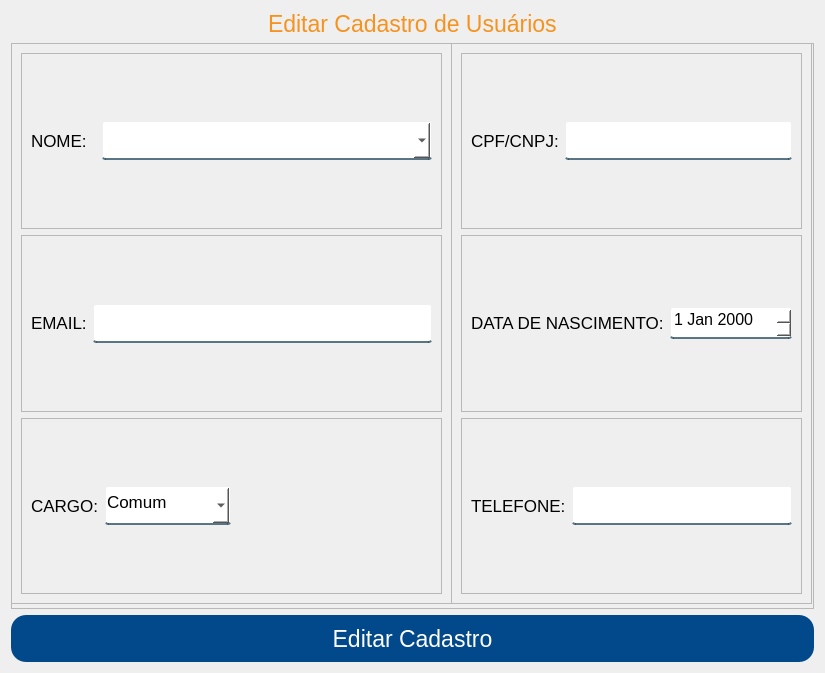
<?xml version="1.0" encoding="UTF-8"?>
<ui version="4.0">
 <class>Form</class>
 <widget class="QWidget" name="Form">
  <property name="geometry">
   <rect>
    <x>0</x>
    <y>0</y>
    <width>821</width>
    <height>671</height>
   </rect>
  </property>
  <property name="windowTitle">
   <string>Form</string>
  </property>
  <property name="styleSheet">
   <string notr="true">QLineEdit, QComboBox, QDateEdit {
	background-color: white;
	border:2px solid rgba(0,0,0,0);
	border-radius: 3px;
	border-bottom-color:rgba(46,82,101,200);
	color:rgb(0,0,0);
	padding-bottom:7px;
}
 
#btnEditar {
	background-color: #01498a;
	color: #FFF;
border: none;
border-radius: 15px;
}
 
#btnEditar:hover {
	background-color: #f6921e;
}
 
#respostaCadastro {
	color: red;
}
#titulo {
	color: #f6921e;
}</string>
  </property>
  <layout class="QVBoxLayout" name="verticalLayout">
   <item alignment="Qt::AlignHCenter|Qt::AlignBottom">
    <widget class="QLabel" name="titulo">
     <property name="font">
      <font>
       <pointsize>17</pointsize>
      </font>
     </property>
     <property name="text">
      <string>Editar Cadastro de Usuários</string>
     </property>
    </widget>
   </item>
   <item alignment="Qt::AlignHCenter">
    <widget class="QFrame" name="frame">
     <property name="sizePolicy">
      <sizepolicy hsizetype="Preferred" vsizetype="Expanding">
       <horstretch>0</horstretch>
       <verstretch>0</verstretch>
      </sizepolicy>
     </property>
     <property name="minimumSize">
      <size>
       <width>803</width>
       <height>566</height>
      </size>
     </property>
     <property name="frameShape">
      <enum>QFrame::StyledPanel</enum>
     </property>
     <property name="frameShadow">
      <enum>QFrame::Raised</enum>
     </property>
     <widget class="QFrame" name="frame_2">
      <property name="geometry">
       <rect>
        <x>0</x>
        <y>0</y>
        <width>441</width>
        <height>561</height>
       </rect>
      </property>
      <property name="frameShape">
       <enum>QFrame::StyledPanel</enum>
      </property>
      <property name="frameShadow">
       <enum>QFrame::Raised</enum>
      </property>
      <layout class="QVBoxLayout" name="verticalLayout_2">
       <item>
        <widget class="QFrame" name="frame_3">
         <property name="frameShape">
          <enum>QFrame::StyledPanel</enum>
         </property>
         <property name="frameShadow">
          <enum>QFrame::Raised</enum>
         </property>
         <layout class="QHBoxLayout" name="horizontalLayout">
          <item alignment="Qt::AlignVCenter">
           <widget class="QLabel" name="label_2">
            <property name="font">
             <font>
              <pointsize>13</pointsize>
             </font>
            </property>
            <property name="text">
             <string>NOME:</string>
            </property>
           </widget>
          </item>
          <item>
           <widget class="QComboBox" name="nomePessoas">
            <property name="minimumSize">
             <size>
              <width>330</width>
              <height>39</height>
             </size>
            </property>
            <property name="font">
             <font>
              <pointsize>10</pointsize>
             </font>
            </property>
            <property name="cursor">
             <cursorShape>PointingHandCursor</cursorShape>
            </property>
            <property name="editable">
             <bool>true</bool>
            </property>
           </widget>
          </item>
         </layout>
        </widget>
       </item>
       <item>
        <widget class="QFrame" name="frame_4">
         <property name="frameShape">
          <enum>QFrame::StyledPanel</enum>
         </property>
         <property name="frameShadow">
          <enum>QFrame::Raised</enum>
         </property>
         <layout class="QHBoxLayout" name="horizontalLayout_2">
          <item alignment="Qt::AlignVCenter">
           <widget class="QLabel" name="label_4">
            <property name="font">
             <font>
              <pointsize>13</pointsize>
             </font>
            </property>
            <property name="text">
             <string>EMAIL:</string>
            </property>
           </widget>
          </item>
          <item>
           <widget class="QLineEdit" name="email">
            <property name="minimumSize">
             <size>
              <width>330</width>
              <height>39</height>
             </size>
            </property>
            <property name="font">
             <font>
              <pointsize>10</pointsize>
             </font>
            </property>
           </widget>
          </item>
         </layout>
        </widget>
       </item>
       <item>
        <widget class="QFrame" name="frame_5">
         <property name="frameShape">
          <enum>QFrame::StyledPanel</enum>
         </property>
         <property name="frameShadow">
          <enum>QFrame::Raised</enum>
         </property>
         <layout class="QHBoxLayout" name="horizontalLayout_3">
          <item alignment="Qt::AlignVCenter">
           <widget class="QLabel" name="label_5">
            <property name="font">
             <font>
              <pointsize>13</pointsize>
             </font>
            </property>
            <property name="text">
             <string>CARGO:</string>
            </property>
           </widget>
          </item>
          <item>
           <widget class="QComboBox" name="cargo">
            <property name="minimumSize">
             <size>
              <width>0</width>
              <height>39</height>
             </size>
            </property>
            <property name="font">
             <font>
              <pointsize>13</pointsize>
             </font>
            </property>
            <property name="cursor">
             <cursorShape>PointingHandCursor</cursorShape>
            </property>
            <property name="editable">
             <bool>false</bool>
            </property>
            <item>
             <property name="text">
              <string>Comum</string>
             </property>
            </item>
            <item>
             <property name="text">
              <string>Suporte</string>
             </property>
            </item>
            <item>
             <property name="text">
              <string>Administrador</string>
             </property>
            </item>
           </widget>
          </item>
          <item>
           <spacer name="horizontalSpacer">
            <property name="orientation">
             <enum>Qt::Horizontal</enum>
            </property>
            <property name="sizeHint" stdset="0">
             <size>
              <width>40</width>
              <height>20</height>
             </size>
            </property>
           </spacer>
          </item>
         </layout>
        </widget>
       </item>
      </layout>
     </widget>
     <widget class="QFrame" name="frame_6">
      <property name="geometry">
       <rect>
        <x>440</x>
        <y>0</y>
        <width>361</width>
        <height>561</height>
       </rect>
      </property>
      <property name="frameShape">
       <enum>QFrame::StyledPanel</enum>
      </property>
      <property name="frameShadow">
       <enum>QFrame::Raised</enum>
      </property>
      <layout class="QVBoxLayout" name="verticalLayout_3">
       <item>
        <widget class="QFrame" name="frame_7">
         <property name="frameShape">
          <enum>QFrame::StyledPanel</enum>
         </property>
         <property name="frameShadow">
          <enum>QFrame::Raised</enum>
         </property>
         <layout class="QHBoxLayout" name="horizontalLayout_4">
          <item alignment="Qt::AlignVCenter">
           <widget class="QLabel" name="label_3">
            <property name="font">
             <font>
              <pointsize>13</pointsize>
             </font>
            </property>
            <property name="text">
             <string>CPF/CNPJ:</string>
            </property>
           </widget>
          </item>
          <item>
           <widget class="QLineEdit" name="cpfCnpj">
            <property name="minimumSize">
             <size>
              <width>0</width>
              <height>39</height>
             </size>
            </property>
            <property name="font">
             <font>
              <pointsize>13</pointsize>
             </font>
            </property>
           </widget>
          </item>
         </layout>
        </widget>
       </item>
       <item>
        <widget class="QFrame" name="frame_8">
         <property name="frameShape">
          <enum>QFrame::StyledPanel</enum>
         </property>
         <property name="frameShadow">
          <enum>QFrame::Raised</enum>
         </property>
         <layout class="QHBoxLayout" name="horizontalLayout_5">
          <item alignment="Qt::AlignVCenter">
           <widget class="QLabel" name="label_6">
            <property name="font">
             <font>
              <pointsize>13</pointsize>
             </font>
            </property>
            <property name="text">
             <string>DATA DE NASCIMENTO:</string>
            </property>
           </widget>
          </item>
          <item>
           <widget class="QDateEdit" name="dataDeNascimento">
            <property name="minimumSize">
             <size>
              <width>0</width>
              <height>32</height>
             </size>
            </property>
            <property name="font">
             <font>
              <pointsize>12</pointsize>
             </font>
            </property>
            <property name="cursor">
             <cursorShape>PointingHandCursor</cursorShape>
            </property>
            <property name="alignment">
             <set>Qt::AlignBottom|Qt::AlignLeading|Qt::AlignLeft</set>
            </property>
           </widget>
          </item>
         </layout>
        </widget>
       </item>
       <item>
        <widget class="QFrame" name="frame_9">
         <property name="frameShape">
          <enum>QFrame::StyledPanel</enum>
         </property>
         <property name="frameShadow">
          <enum>QFrame::Raised</enum>
         </property>
         <layout class="QHBoxLayout" name="horizontalLayout_6">
          <item alignment="Qt::AlignVCenter">
           <widget class="QLabel" name="label_7">
            <property name="font">
             <font>
              <pointsize>13</pointsize>
             </font>
            </property>
            <property name="text">
             <string>TELEFONE:</string>
            </property>
           </widget>
          </item>
          <item>
           <widget class="QLineEdit" name="telefone">
            <property name="minimumSize">
             <size>
              <width>0</width>
              <height>39</height>
             </size>
            </property>
            <property name="font">
             <font>
              <pointsize>13</pointsize>
             </font>
            </property>
           </widget>
          </item>
         </layout>
        </widget>
       </item>
      </layout>
     </widget>
    </widget>
   </item>
   <item>
    <widget class="QPushButton" name="btnEditar">
     <property name="minimumSize">
      <size>
       <width>762</width>
       <height>47</height>
      </size>
     </property>
     <property name="font">
      <font>
       <pointsize>17</pointsize>
      </font>
     </property>
     <property name="cursor">
      <cursorShape>PointingHandCursor</cursorShape>
     </property>
     <property name="text">
      <string>Editar Cadastro</string>
     </property>
    </widget>
   </item>
  </layout>
 </widget>
 <tabstops>
  <tabstop>cpfCnpj</tabstop>
  <tabstop>email</tabstop>
  <tabstop>dataDeNascimento</tabstop>
  <tabstop>cargo</tabstop>
  <tabstop>telefone</tabstop>
  <tabstop>btnEditar</tabstop>
 </tabstops>
 <resources/>
 <connections/>
</ui>
